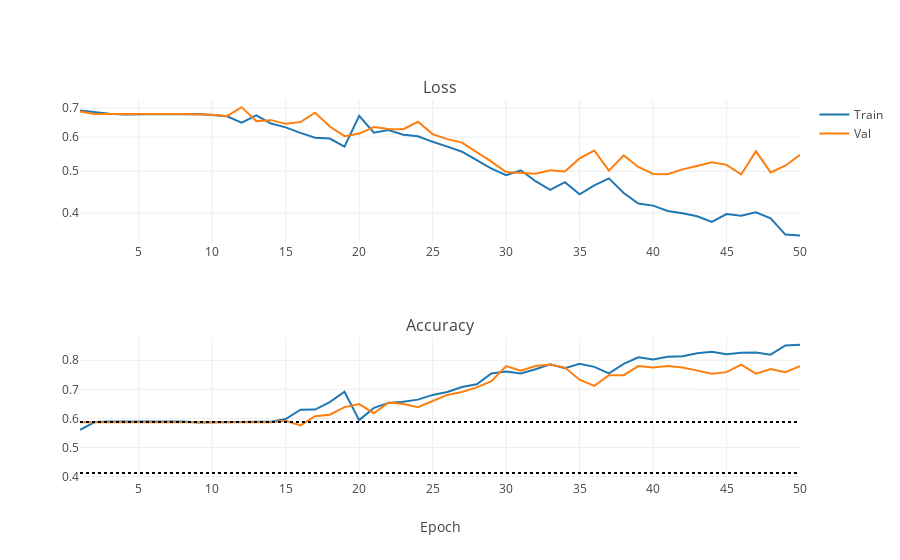

This figure's notebook cell:
### Markdown cell above
Lets start with a bare version Again. No dropout is used, downscale=16, there is no image augmentation. The network is trained with Adam for 50 epochs on batches of 256 images each:

### Code cell
iplot(plot_training_stats(NNs_path + "/ZFNet_logs/0.log"))
